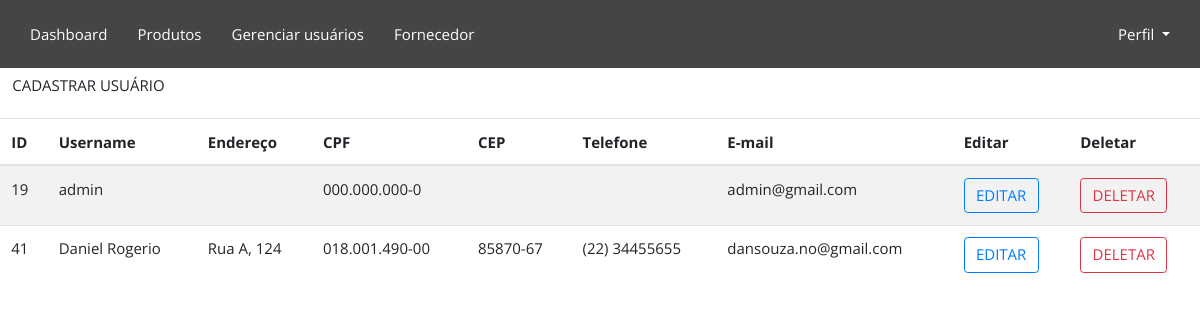
Page /funcionario/ on the earlier database version.
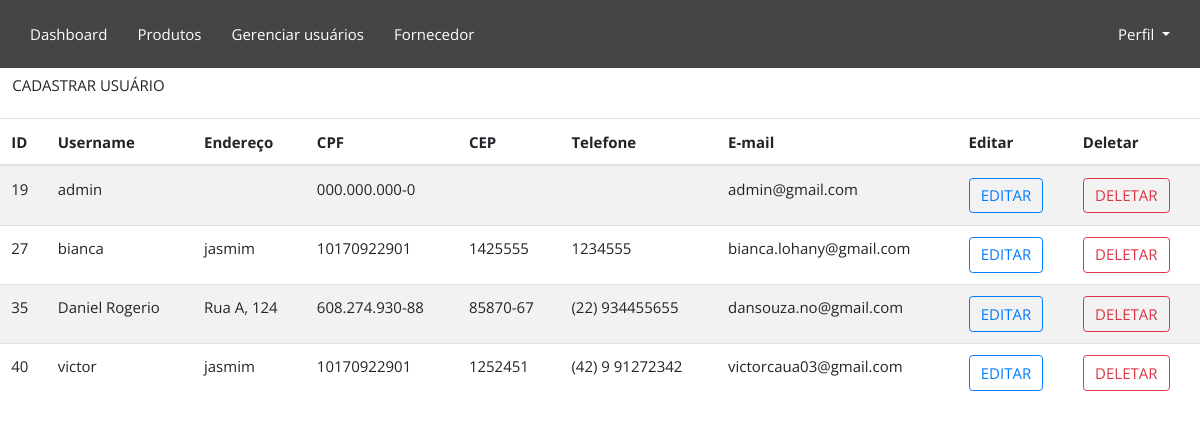
Same page on the later database version.
### CRUDfuncionario/models.py (models this page shows, shortened)
class Funcionario(AbstractUser):
    idFuncionario = models.AutoField(primary_key=True)
    nivelDeAcesso = models.IntegerField(default=1)
    enderecoFuncionario = models.CharField(max_length=30)
    CPF = CPFField('CPF',default='000.000.000-0')
    CEP = models.CharField(max_length=8)
    telefone = models.CharField(max_length=20)
    funcao = models.CharField(max_length=30)
    username = models.CharField(max_length=30,default='default_username', unique=True,
                                validators=[valida_texto])
    password = models.CharField(max_length=100, default='default_password')
    email = models.EmailField(unique=True, default='daniel@gmail.com',
                              validators = [EmailValidator(message="Insira um endereco de email valído")])

### CRUDfuncionario/views.py (the view)
# urls.py: path('', Funcionarios),
def Funcionarios(request):
    funcionarios = Funcionario.objects.all()
    return render(request, "funcionarios.html", {"funcionarios": funcionarios})

### CRUDfuncionario/templates/funcionarios.html (shortened to what this page needs)
{% extends 'base.html' %}
{% load static %}
{% block content %}
<link rel="stylesheet" href="{% static 'css/crudfuncionario.css' %}">
<div class="retangulo">
    <ul>
        <li>
            <button type="button" class="btn btn-transparent" data-toggle="modal" data-target=".bd-cadastro-modal-lg">
                CADASTRAR USUÁRIO
            </button>
        </li>
    </ul>
</div>
<table class="table table-striped">
    <thead class="thead">
        <tr>
            <th scope="col">ID</th>
            <th scope="col">Username</th>
            <th scope="col">Endereço</th>
            <th scope="col">CPF</th>
            <th scope="col">CEP</th>
            <th scope="col">Telefone</th>
            <th scope="col">E-mail</th>
            <th scope="col">Editar</th>
            <th scope="col">Deletar</th>
        </tr>
    </thead>
    <tbody>
        {% for funcionario in funcionarios %}
        <tr>
            <td>{{ funcionario.idFuncionario }}</td>
            <td>{{ funcionario.username }}</td>
            <td>{{ funcionario.enderecoFuncionario }}</td>
            <td>{{ funcionario.CPF }}</td>
            <td>{{ funcionario.CEP }}</td>
            <td>{{ funcionario.telefone }}</td>
            <td>{{ funcionario.email }}</td>
            <td>
                <a href="{% url 'editar_view' funcionario.idFuncionario %}" class="btn btn-outline-primary">EDITAR</a>
            </td>
            <td>
                <a href="{% url 'delete_view' funcionario.idFuncionario %}" class="btn btn-outline-danger">DELETAR</a>
            </td>
        </tr>
        {% endfor %}
    </tbody>
</table>
{% endblock %}

Differences in the rows shown:
removed Funcionario: idFuncionario "41", username "Daniel Rogerio", enderecoFuncionario "Rua A, 124", CPF "018.001.490-00", CEP "85870-67", telefone "(22) 34455655", email "dansouza.no@gmail.com"
added Funcionario: idFuncionario "27", username "bianca", enderecoFuncionario "jasmim", CPF "10170922901", CEP "1425555", telefone "1234555", email "bianca.lohany@gmail.com"
added Funcionario: idFuncionario "35", username "Daniel Rogerio", enderecoFuncionario "Rua A, 124", CPF "608.274.930-88", CEP "85870-67", telefone "(22) 934455655", email "dansouza.no@gmail.com"
added Funcionario: idFuncionario "40", username "victor", enderecoFuncionario "jasmim", CPF "10170922901", CEP "1252451", telefone "(42) 9 91272342", email "victorcaua03@gmail.com"
